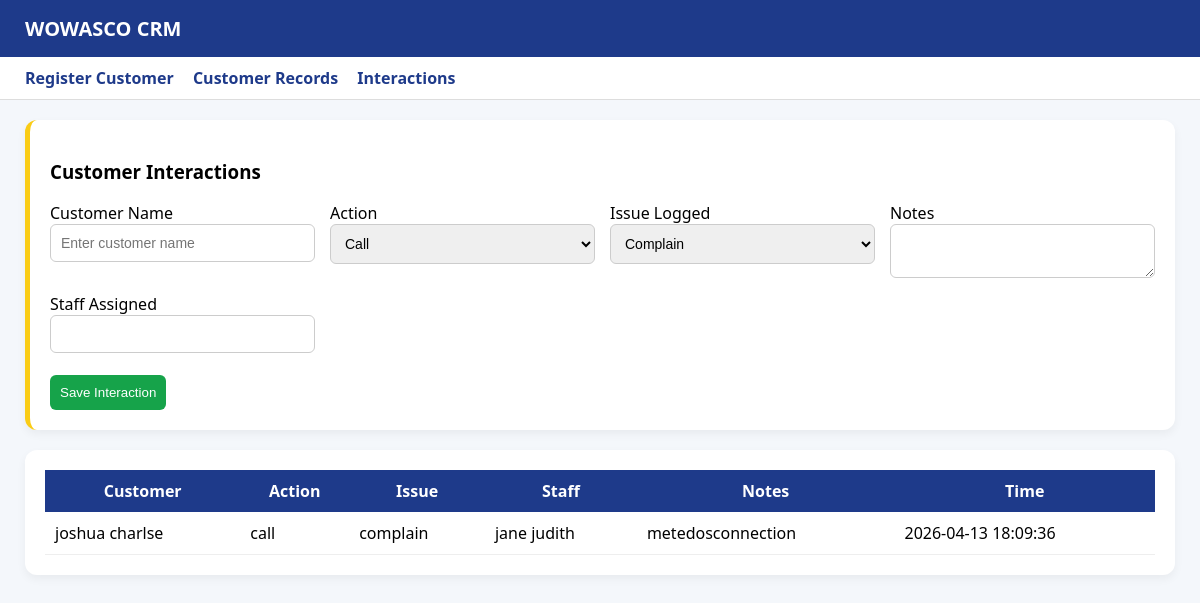
Page /modules/crm/crm.php?view=interaction on the committed database.
### tables this page shows
CREATE TABLE `customer_interactions` (
  `id` int(11) NOT NULL,
  `customer_name` varchar(255) NOT NULL,
  `action` varchar(100) NOT NULL,
  `interaction_type` varchar(100) NOT NULL,
  `staff_assigned` varchar(255) DEFAULT NULL,
  `notes` text DEFAULT NULL,
  `logged_at` datetime DEFAULT current_timestamp()
);

### modules/crm/crm.php (the view, shortened to what this page needs)
<?php
$conn = new mysqli("localhost", "root", "", "wowasco2");
?>
<!DOCTYPE html>
<html>
<head>
</head>
<body>
<div class="header">WOWASCO CRM</div>
<div class="nav">
    <a href="?view=register">Register Customer</a>
    <a href="?view=list">Customer Records</a>
    <a href="?view=interaction">Interactions</a>
</div>
<div class="container">
<?php if ($_GET['view'] == 'interaction'): ?>
<div class="card highlight">
<h3>Customer Interactions</h3>
<form method="POST">
<div class="form-grid">
<div class="form-group">
<label>Customer Name</label>
<input type="text" name="customer_name" required placeholder="Enter customer name">
</div>
<div class="form-group">
<label>Action</label>
<select name="action" required>
<option value="call">Call</option>
</select>
</div>
<div class="form-group">
<label>Issue Logged</label>
<select name="interaction_type" required>
<option value="complain">Complain</option>
</select>
</div>
<div class="form-group">
<label>Notes</label>
<textarea name="notes"></textarea>
</div>
<div class="form-group">
<label>Staff Assigned</label>
<input type="text" name="staff_assigned">
</div>
</div>
<br>
<button type="submit" name="save_interaction">Save Interaction</button>
</form>
</div>
<?php
$where = "WHERE 1=1";
$interactions = $conn->query("
    SELECT * FROM customer_interactions
    $where
    ORDER BY logged_at DESC
");
?>
<div class="card">
<table>
<tr>
<th>Customer</th>
<th>Action</th>
<th>Issue</th>
<th>Staff</th>
<th>Notes</th>
<th>Time</th>
</tr>
<?php while($row = $interactions->fetch_assoc()): ?>
<tr>
<td><?= $row['customer_name'] ?></td>
<td><?= $row['action'] ?></td>
<td><?= $row['interaction_type'] ?></td>
<td><?= $row['staff_assigned'] ?></td>
<td><?= $row['notes'] ?></td>
<td><?= $row['logged_at'] ?></td>
</tr>
<?php endwhile; ?>
</table>
</div>
<?php endif; ?>
</div>
</body>
</html>

### modules/crm/crm.php (style rules this page uses)
* { box-sizing: border-box; }
body { font-family: 'Segoe UI'; margin: 0; background: #f4f7fb; }
.header { background: #1e3a8a; color: white; padding: 15px 25px; font-size: 20px; font-weight: bold; }
.nav { padding: 10px 25px; background: white; border-bottom: 1px solid #ddd; }
.nav a { text-decoration: none; color: #1e3a8a; font-weight: bold; margin-right: 15px; }
.container { padding: 20px 25px; }
.card { background: white; padding: 20px; border-radius: 12px; margin-bottom: 20px; box-shadow: 0 4px 10px rgba(0,0,0,0.05); }
.form-grid { display: grid; grid-template-columns: repeat(auto-fit, minmax(240px, 1fr)); gap: 15px; }
.form-group { display: flex; flex-direction: column; }
input, select, textarea { padding: 10px; border-radius: 6px; border: 1px solid #ccc; width: 100%; font-size: 14px; }
button { background: #16a34a; color: white; border: none; padding: 10px; border-radius: 6px; cursor: pointer; }
table { width: 100%; border-collapse: collapse; }
th { background: #1e3a8a; color: white; padding: 10px; }
td { padding: 10px; border-bottom: 1px solid #eee; }
.highlight { border-left: 5px solid #facc15; }

### rows in the picture
customer_interactions: customer_name "joshua charlse", action "call", interaction_type "complain", staff_assigned "jane judith", notes "metedosconnection", logged_at "2026-04-13 18:09:36"
